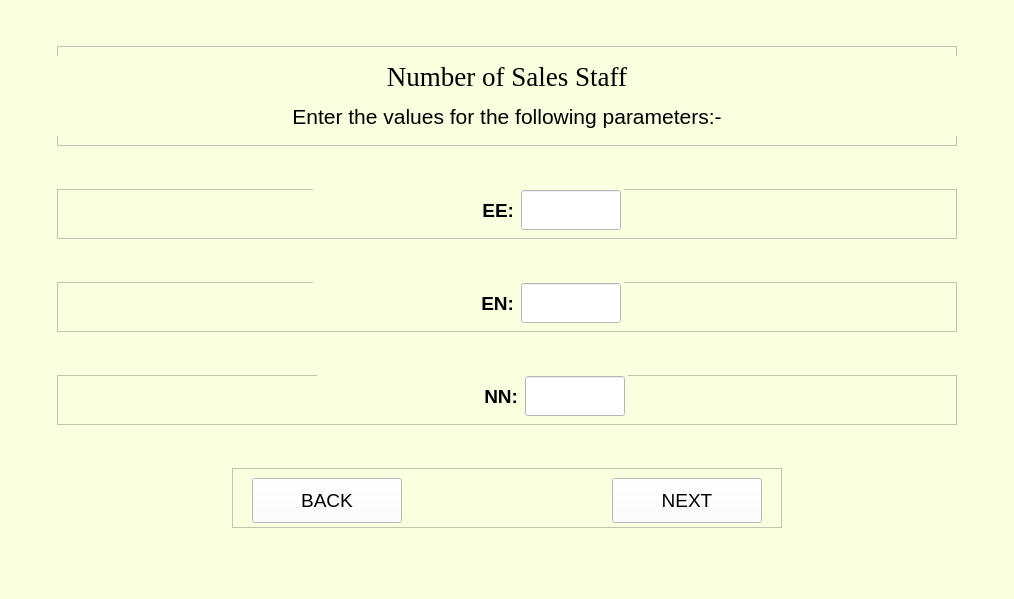
<?xml version="1.0" encoding="UTF-8"?>
<ui version="4.0">
 <class>MainWindow</class>
 <widget class="QMainWindow" name="MainWindow">
  <property name="geometry">
   <rect>
    <x>0</x>
    <y>0</y>
    <width>1014</width>
    <height>599</height>
   </rect>
  </property>
  <property name="sizePolicy">
   <sizepolicy hsizetype="Expanding" vsizetype="Expanding">
    <horstretch>0</horstretch>
    <verstretch>0</verstretch>
   </sizepolicy>
  </property>
  <property name="mouseTracking">
   <bool>false</bool>
  </property>
  <property name="windowTitle">
   <string>MainWindow</string>
  </property>
  <property name="styleSheet">
   <string notr="true">background-color: rgb(250, 255, 224);</string>
  </property>
  <widget class="QWidget" name="centralwidget">
   <layout class="QVBoxLayout" name="verticalLayout">
    <item alignment="Qt::AlignHCenter">
     <widget class="QFrame" name="frame_12">
      <property name="minimumSize">
       <size>
        <width>900</width>
        <height>100</height>
       </size>
      </property>
      <property name="maximumSize">
       <size>
        <width>900</width>
        <height>100</height>
       </size>
      </property>
      <property name="frameShape">
       <enum>QFrame::StyledPanel</enum>
      </property>
      <property name="frameShadow">
       <enum>QFrame::Raised</enum>
      </property>
      <widget class="QLabel" name="heading">
       <property name="geometry">
        <rect>
         <x>0</x>
         <y>10</y>
         <width>900</width>
         <height>40</height>
        </rect>
       </property>
       <property name="sizePolicy">
        <sizepolicy hsizetype="Preferred" vsizetype="Preferred">
         <horstretch>0</horstretch>
         <verstretch>0</verstretch>
        </sizepolicy>
       </property>
       <property name="minimumSize">
        <size>
         <width>900</width>
         <height>40</height>
        </size>
       </property>
       <property name="maximumSize">
        <size>
         <width>16777215</width>
         <height>16777215</height>
        </size>
       </property>
       <property name="font">
        <font>
         <family>Times New Roman</family>
         <pointsize>20</pointsize>
         <weight>50</weight>
         <italic>false</italic>
         <bold>false</bold>
        </font>
       </property>
       <property name="styleSheet">
        <string notr="true"/>
       </property>
       <property name="text">
        <string>Number of Sales Staff</string>
       </property>
       <property name="alignment">
        <set>Qt::AlignCenter</set>
       </property>
       <property name="wordWrap">
        <bool>false</bool>
       </property>
      </widget>
      <widget class="QLabel" name="label0">
       <property name="geometry">
        <rect>
         <x>0</x>
         <y>50</y>
         <width>900</width>
         <height>40</height>
        </rect>
       </property>
       <property name="sizePolicy">
        <sizepolicy hsizetype="Preferred" vsizetype="Preferred">
         <horstretch>0</horstretch>
         <verstretch>0</verstretch>
        </sizepolicy>
       </property>
       <property name="minimumSize">
        <size>
         <width>900</width>
         <height>40</height>
        </size>
       </property>
       <property name="maximumSize">
        <size>
         <width>16777215</width>
         <height>16777215</height>
        </size>
       </property>
       <property name="font">
        <font>
         <family>Arial</family>
         <pointsize>16</pointsize>
         <weight>50</weight>
         <italic>false</italic>
         <bold>false</bold>
        </font>
       </property>
       <property name="styleSheet">
        <string notr="true"/>
       </property>
       <property name="text">
        <string>Enter the values for the following parameters:-</string>
       </property>
       <property name="alignment">
        <set>Qt::AlignCenter</set>
       </property>
       <property name="wordWrap">
        <bool>false</bool>
       </property>
      </widget>
     </widget>
    </item>
    <item alignment="Qt::AlignHCenter">
     <widget class="QFrame" name="frame_5">
      <property name="minimumSize">
       <size>
        <width>900</width>
        <height>50</height>
       </size>
      </property>
      <property name="maximumSize">
       <size>
        <width>900</width>
        <height>50</height>
       </size>
      </property>
      <property name="frameShape">
       <enum>QFrame::StyledPanel</enum>
      </property>
      <property name="frameShadow">
       <enum>QFrame::Raised</enum>
      </property>
      <widget class="QWidget" name="layoutWidget_2">
       <property name="geometry">
        <rect>
         <x>256</x>
         <y>0</y>
         <width>311</width>
         <height>42</height>
        </rect>
       </property>
       <layout class="QGridLayout" name="gridLayout_5">
        <item row="0" column="0">
         <widget class="QLabel" name="ee_label">
          <property name="sizePolicy">
           <sizepolicy hsizetype="Preferred" vsizetype="Preferred">
            <horstretch>0</horstretch>
            <verstretch>0</verstretch>
           </sizepolicy>
          </property>
          <property name="minimumSize">
           <size>
            <width>200</width>
            <height>40</height>
           </size>
          </property>
          <property name="maximumSize">
           <size>
            <width>200</width>
            <height>40</height>
           </size>
          </property>
          <property name="font">
           <font>
            <family>Arial</family>
            <pointsize>14</pointsize>
            <weight>75</weight>
            <italic>false</italic>
            <bold>true</bold>
           </font>
          </property>
          <property name="styleSheet">
           <string notr="true"/>
          </property>
          <property name="text">
           <string>EE:</string>
          </property>
          <property name="alignment">
           <set>Qt::AlignRight|Qt::AlignTrailing|Qt::AlignVCenter</set>
          </property>
          <property name="wordWrap">
           <bool>false</bool>
          </property>
         </widget>
        </item>
        <item row="0" column="1">
         <widget class="QLineEdit" name="num_ee">
          <property name="sizePolicy">
           <sizepolicy hsizetype="Preferred" vsizetype="Preferred">
            <horstretch>0</horstretch>
            <verstretch>0</verstretch>
           </sizepolicy>
          </property>
          <property name="minimumSize">
           <size>
            <width>100</width>
            <height>40</height>
           </size>
          </property>
          <property name="maximumSize">
           <size>
            <width>100</width>
            <height>40</height>
           </size>
          </property>
          <property name="font">
           <font>
            <family>Arial</family>
            <pointsize>12</pointsize>
            <weight>50</weight>
            <italic>false</italic>
            <bold>false</bold>
           </font>
          </property>
          <property name="styleSheet">
           <string notr="true">background-color: rgb(255, 255, 255);</string>
          </property>
          <property name="text">
           <string/>
          </property>
          <property name="alignment">
           <set>Qt::AlignLeading|Qt::AlignLeft|Qt::AlignVCenter</set>
          </property>
         </widget>
        </item>
       </layout>
      </widget>
     </widget>
    </item>
    <item alignment="Qt::AlignHCenter">
     <widget class="QFrame" name="frame_6">
      <property name="minimumSize">
       <size>
        <width>900</width>
        <height>50</height>
       </size>
      </property>
      <property name="maximumSize">
       <size>
        <width>900</width>
        <height>50</height>
       </size>
      </property>
      <property name="frameShape">
       <enum>QFrame::StyledPanel</enum>
      </property>
      <property name="frameShadow">
       <enum>QFrame::Raised</enum>
      </property>
      <widget class="QWidget" name="layoutWidget">
       <property name="geometry">
        <rect>
         <x>256</x>
         <y>0</y>
         <width>311</width>
         <height>42</height>
        </rect>
       </property>
       <layout class="QGridLayout" name="gridLayout_2">
        <item row="0" column="0">
         <widget class="QLabel" name="en_label">
          <property name="sizePolicy">
           <sizepolicy hsizetype="Preferred" vsizetype="Preferred">
            <horstretch>0</horstretch>
            <verstretch>0</verstretch>
           </sizepolicy>
          </property>
          <property name="minimumSize">
           <size>
            <width>200</width>
            <height>40</height>
           </size>
          </property>
          <property name="maximumSize">
           <size>
            <width>200</width>
            <height>40</height>
           </size>
          </property>
          <property name="font">
           <font>
            <family>Arial</family>
            <pointsize>14</pointsize>
            <weight>75</weight>
            <italic>false</italic>
            <bold>true</bold>
           </font>
          </property>
          <property name="styleSheet">
           <string notr="true"/>
          </property>
          <property name="text">
           <string>EN:</string>
          </property>
          <property name="alignment">
           <set>Qt::AlignRight|Qt::AlignTrailing|Qt::AlignVCenter</set>
          </property>
          <property name="wordWrap">
           <bool>false</bool>
          </property>
         </widget>
        </item>
        <item row="0" column="1">
         <widget class="QLineEdit" name="num_en">
          <property name="sizePolicy">
           <sizepolicy hsizetype="Preferred" vsizetype="Preferred">
            <horstretch>0</horstretch>
            <verstretch>0</verstretch>
           </sizepolicy>
          </property>
          <property name="minimumSize">
           <size>
            <width>100</width>
            <height>40</height>
           </size>
          </property>
          <property name="maximumSize">
           <size>
            <width>100</width>
            <height>40</height>
           </size>
          </property>
          <property name="font">
           <font>
            <family>Arial</family>
            <pointsize>12</pointsize>
            <weight>50</weight>
            <italic>false</italic>
            <bold>false</bold>
           </font>
          </property>
          <property name="styleSheet">
           <string notr="true">background-color: rgb(255, 255, 255);</string>
          </property>
          <property name="text">
           <string/>
          </property>
          <property name="alignment">
           <set>Qt::AlignLeading|Qt::AlignLeft|Qt::AlignVCenter</set>
          </property>
         </widget>
        </item>
       </layout>
      </widget>
     </widget>
    </item>
    <item alignment="Qt::AlignHCenter">
     <widget class="QFrame" name="frame">
      <property name="minimumSize">
       <size>
        <width>900</width>
        <height>50</height>
       </size>
      </property>
      <property name="maximumSize">
       <size>
        <width>900</width>
        <height>50</height>
       </size>
      </property>
      <property name="frameShape">
       <enum>QFrame::StyledPanel</enum>
      </property>
      <property name="frameShadow">
       <enum>QFrame::Raised</enum>
      </property>
      <widget class="QWidget" name="layoutWidget_3">
       <property name="geometry">
        <rect>
         <x>260</x>
         <y>0</y>
         <width>311</width>
         <height>42</height>
        </rect>
       </property>
       <layout class="QGridLayout" name="gridLayout_3">
        <item row="0" column="0">
         <widget class="QLabel" name="nn_label">
          <property name="sizePolicy">
           <sizepolicy hsizetype="Preferred" vsizetype="Preferred">
            <horstretch>0</horstretch>
            <verstretch>0</verstretch>
           </sizepolicy>
          </property>
          <property name="minimumSize">
           <size>
            <width>200</width>
            <height>40</height>
           </size>
          </property>
          <property name="maximumSize">
           <size>
            <width>200</width>
            <height>40</height>
           </size>
          </property>
          <property name="font">
           <font>
            <family>Arial</family>
            <pointsize>14</pointsize>
            <weight>75</weight>
            <italic>false</italic>
            <bold>true</bold>
           </font>
          </property>
          <property name="styleSheet">
           <string notr="true"/>
          </property>
          <property name="text">
           <string>NN:</string>
          </property>
          <property name="alignment">
           <set>Qt::AlignRight|Qt::AlignTrailing|Qt::AlignVCenter</set>
          </property>
          <property name="wordWrap">
           <bool>false</bool>
          </property>
         </widget>
        </item>
        <item row="0" column="1">
         <widget class="QLineEdit" name="num_nn">
          <property name="sizePolicy">
           <sizepolicy hsizetype="Preferred" vsizetype="Preferred">
            <horstretch>0</horstretch>
            <verstretch>0</verstretch>
           </sizepolicy>
          </property>
          <property name="minimumSize">
           <size>
            <width>100</width>
            <height>40</height>
           </size>
          </property>
          <property name="maximumSize">
           <size>
            <width>100</width>
            <height>40</height>
           </size>
          </property>
          <property name="font">
           <font>
            <family>Arial</family>
            <pointsize>12</pointsize>
            <weight>50</weight>
            <italic>false</italic>
            <bold>false</bold>
           </font>
          </property>
          <property name="styleSheet">
           <string notr="true">background-color: rgb(255, 255, 255);</string>
          </property>
          <property name="text">
           <string/>
          </property>
          <property name="alignment">
           <set>Qt::AlignLeading|Qt::AlignLeft|Qt::AlignVCenter</set>
          </property>
         </widget>
        </item>
       </layout>
      </widget>
     </widget>
    </item>
    <item alignment="Qt::AlignHCenter">
     <widget class="QFrame" name="frame_9">
      <property name="minimumSize">
       <size>
        <width>550</width>
        <height>60</height>
       </size>
      </property>
      <property name="maximumSize">
       <size>
        <width>550</width>
        <height>60</height>
       </size>
      </property>
      <property name="frameShape">
       <enum>QFrame::StyledPanel</enum>
      </property>
      <property name="frameShadow">
       <enum>QFrame::Raised</enum>
      </property>
      <widget class="QPushButton" name="nextButton">
       <property name="enabled">
        <bool>true</bool>
       </property>
       <property name="geometry">
        <rect>
         <x>380</x>
         <y>10</y>
         <width>150</width>
         <height>45</height>
        </rect>
       </property>
       <property name="sizePolicy">
        <sizepolicy hsizetype="Preferred" vsizetype="Preferred">
         <horstretch>0</horstretch>
         <verstretch>0</verstretch>
        </sizepolicy>
       </property>
       <property name="minimumSize">
        <size>
         <width>150</width>
         <height>45</height>
        </size>
       </property>
       <property name="maximumSize">
        <size>
         <width>150</width>
         <height>45</height>
        </size>
       </property>
       <property name="palette">
        <palette>
         <active>
          <colorrole role="Button">
           <brush brushstyle="SolidPattern">
            <color alpha="255">
             <red>255</red>
             <green>255</green>
             <blue>255</blue>
            </color>
           </brush>
          </colorrole>
          <colorrole role="Base">
           <brush brushstyle="SolidPattern">
            <color alpha="255">
             <red>255</red>
             <green>255</green>
             <blue>255</blue>
            </color>
           </brush>
          </colorrole>
          <colorrole role="Window">
           <brush brushstyle="SolidPattern">
            <color alpha="255">
             <red>255</red>
             <green>255</green>
             <blue>255</blue>
            </color>
           </brush>
          </colorrole>
          <colorrole role="Link">
           <brush brushstyle="SolidPattern">
            <color alpha="255">
             <red>6</red>
             <green>22</green>
             <blue>255</blue>
            </color>
           </brush>
          </colorrole>
         </active>
         <inactive>
          <colorrole role="Button">
           <brush brushstyle="SolidPattern">
            <color alpha="255">
             <red>255</red>
             <green>255</green>
             <blue>255</blue>
            </color>
           </brush>
          </colorrole>
          <colorrole role="Base">
           <brush brushstyle="SolidPattern">
            <color alpha="255">
             <red>255</red>
             <green>255</green>
             <blue>255</blue>
            </color>
           </brush>
          </colorrole>
          <colorrole role="Window">
           <brush brushstyle="SolidPattern">
            <color alpha="255">
             <red>255</red>
             <green>255</green>
             <blue>255</blue>
            </color>
           </brush>
          </colorrole>
          <colorrole role="Link">
           <brush brushstyle="SolidPattern">
            <color alpha="255">
             <red>6</red>
             <green>22</green>
             <blue>255</blue>
            </color>
           </brush>
          </colorrole>
         </inactive>
         <disabled>
          <colorrole role="Button">
           <brush brushstyle="SolidPattern">
            <color alpha="255">
             <red>255</red>
             <green>255</green>
             <blue>255</blue>
            </color>
           </brush>
          </colorrole>
          <colorrole role="Base">
           <brush brushstyle="SolidPattern">
            <color alpha="255">
             <red>255</red>
             <green>255</green>
             <blue>255</blue>
            </color>
           </brush>
          </colorrole>
          <colorrole role="Window">
           <brush brushstyle="SolidPattern">
            <color alpha="255">
             <red>255</red>
             <green>255</green>
             <blue>255</blue>
            </color>
           </brush>
          </colorrole>
          <colorrole role="Link">
           <brush brushstyle="SolidPattern">
            <color alpha="255">
             <red>6</red>
             <green>22</green>
             <blue>255</blue>
            </color>
           </brush>
          </colorrole>
         </disabled>
        </palette>
       </property>
       <property name="font">
        <font>
         <family>Arial</family>
         <pointsize>14</pointsize>
        </font>
       </property>
       <property name="mouseTracking">
        <bool>false</bool>
       </property>
       <property name="acceptDrops">
        <bool>true</bool>
       </property>
       <property name="autoFillBackground">
        <bool>false</bool>
       </property>
       <property name="styleSheet">
        <string notr="true">background-color:rgb(255, 255, 255)</string>
       </property>
       <property name="text">
        <string>NEXT</string>
       </property>
       <property name="checkable">
        <bool>false</bool>
       </property>
       <property name="autoExclusive">
        <bool>false</bool>
       </property>
       <property name="autoDefault">
        <bool>true</bool>
       </property>
       <property name="default">
        <bool>false</bool>
       </property>
       <property name="flat">
        <bool>false</bool>
       </property>
      </widget>
      <widget class="QPushButton" name="backButton">
       <property name="geometry">
        <rect>
         <x>20</x>
         <y>10</y>
         <width>150</width>
         <height>45</height>
        </rect>
       </property>
       <property name="sizePolicy">
        <sizepolicy hsizetype="Preferred" vsizetype="Preferred">
         <horstretch>0</horstretch>
         <verstretch>0</verstretch>
        </sizepolicy>
       </property>
       <property name="minimumSize">
        <size>
         <width>150</width>
         <height>45</height>
        </size>
       </property>
       <property name="maximumSize">
        <size>
         <width>150</width>
         <height>45</height>
        </size>
       </property>
       <property name="font">
        <font>
         <family>Arial</family>
         <pointsize>14</pointsize>
        </font>
       </property>
       <property name="styleSheet">
        <string notr="true">background-color:rgb(255, 255, 255)</string>
       </property>
       <property name="text">
        <string>BACK</string>
       </property>
      </widget>
     </widget>
    </item>
   </layout>
  </widget>
  <widget class="QMenuBar" name="menubar">
   <property name="geometry">
    <rect>
     <x>0</x>
     <y>0</y>
     <width>1014</width>
     <height>21</height>
    </rect>
   </property>
  </widget>
  <widget class="QStatusBar" name="statusbar"/>
 </widget>
 <resources/>
 <connections/>
</ui>
